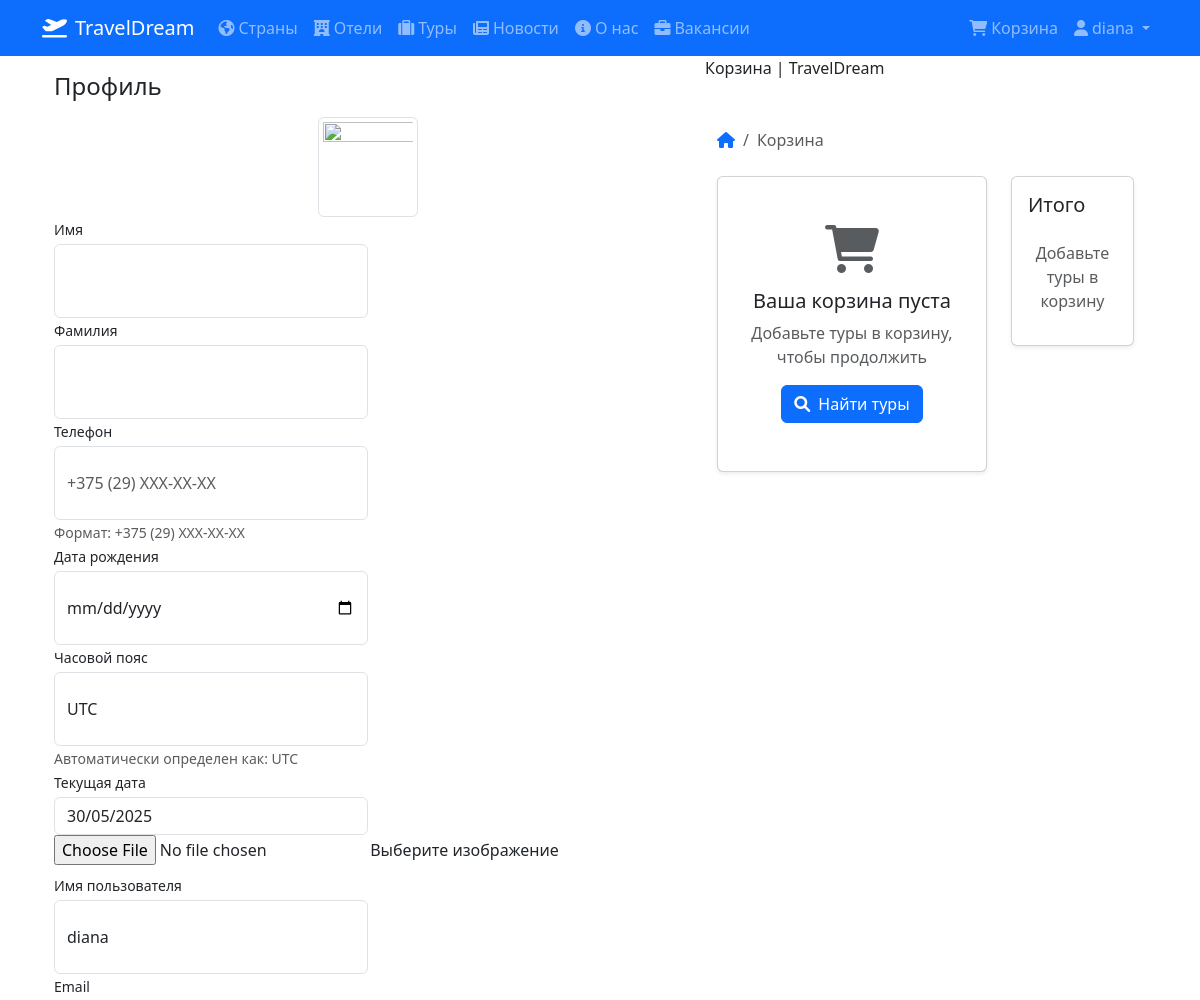
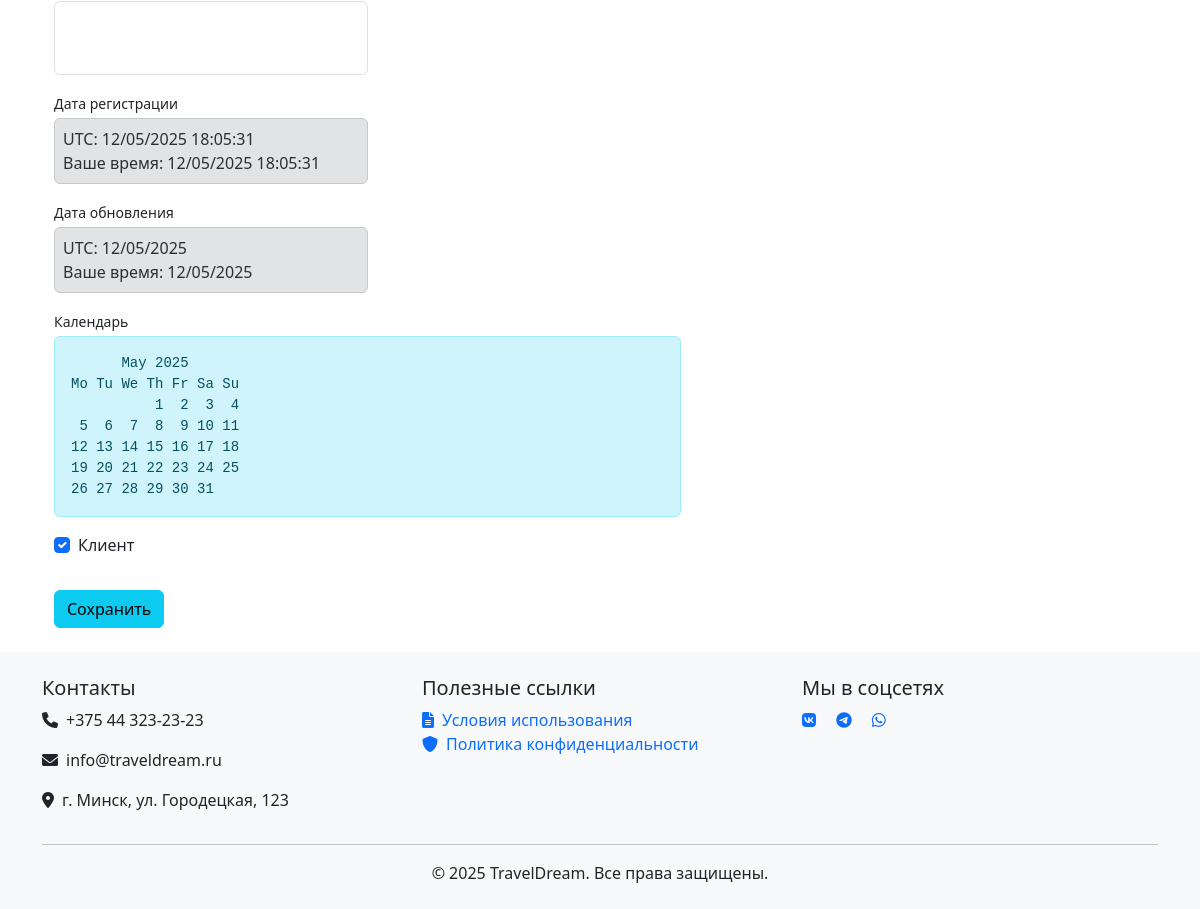
/users/profile/ (signed in), run on the app's committed database (2 pictures, top to bottom).
### users/models.py (models this page shows, shortened)
class User(AbstractUser):
    image = models.ImageField(upload_to='users_images', null=True, blank=True)
    phone_regex = RegexValidator(
        regex=r'^\+375(29|25|44|33)\d{7}$',
        message="Номер телефона должен быть в формате: '+375291234567'"
    )
    phone_number = models.CharField(
        validators=[phone_regex],
        max_length=20,
        blank=True,
        null=True,
        verbose_name='Номер телефона'
    )
    birth_date = models.DateField(
        verbose_name='Дата рождения',
        null=True,
        blank=True,
        validators=[
            MinValueValidator(
                limit_value=date(1900, 1, 1),
                message='Дата рождения не может быть раньше 1900 года'
            )
        ]
    )
    timezone = models.CharField(
        max_length=50,
        default='UTC',
        verbose_name='Часовой пояс',
        help_text='Например: Europe/Minsk или UTC'
    )
    is_client = models.BooleanField(default=True, verbose_name='Является клиентом')
    created_at = models.DateTimeField(auto_now_add=True, verbose_name='Дата создания (UTC)')
    updated_at = models.DateTimeField(auto_now=True, verbose_name='Дата обновления (UTC)')
    created_at_local = models.DateTimeField(verbose_name='Дата создания (локальное время)', null=True, blank=True)
    updated_at_local = models.DateTimeField(verbose_name='Дата обновления (локальное время)', null=True, blank=True)
    def get_current_date_for_user(self):
        user_tz = get_user_timezone(self)
        now = timezone.now().astimezone(user_tz)
        return format_date_dmy(now)
    def get_text_calendar(self):
        user_tz = get_user_timezone(self)
        now = timezone.now().astimezone(user_tz)
        return calendar.month(now.year, now.month)
    def get_local_created_at(self):
        if not self.date_joined:
            return "Не указано"
        local_dt = self.get_local_time(self.date_joined)
        return local_dt.strftime('%d/%m/%Y %H:%M:%S')  # Добавлено время
    def get_local_time(self, dt):
        if not dt:
            return None
        try:
            user_tz = pytz.timezone(self.timezone)
        except (pytz.UnknownTimeZoneError, AttributeError):
            user_tz = pytz.timezone(settings.TIME_ZONE)
        return timezone.localtime(dt, user_tz)
    def get_local_updated_at(self):
        if not self.updated_at:
            return None
        local_dt = get_local_time_for_user(self.updated_at, self)
        return format_date_dmy(local_dt)
    def get_utc_updated_at(self):
        if not self.updated_at:
            return None
        return format_date_dmy(self.updated_at)
    class Meta:
        verbose_name = 'Пользователь'
        verbose_name_plural = 'Пользователи'
        constraints = [
            models.CheckConstraint(
                check=models.Q(birth_date__lte=timezone.now().date() - timezone.timedelta(days=365*18)),
                name='age_18_plus'
            )
        ]

### users/views.py (the view)
# urls.py: path('profile/', profile, name = 'profile' ),
@login_required
def profile(request):
    if request.method == 'POST':
        form = UserProfileForm(instance=request.user, data=request.POST, files=request.FILES)
        if form.is_valid():
            form.save()
            return HttpResponseRedirect(reverse('users:profile')) #redirect чтобы после обновления пользователь остался на этой же странице
        else:
            print(form.errors)
    else:
        form = UserProfileForm(instance=request.user) #в форму передаются данные пользователя
    baskets = Basket.objects.filter(user=request.user)
    context = {'title':'Store - Каталог',
                'form':form,
                'baskets': Basket.objects.filter(user=request.user),
            }
    return render(request, 'users/profile.html', context)

### users/utils/timezone_utils.py (called while the page is built)
def get_user_timezone(user):
    try:
        return pytz.timezone(user.timezone)
    except (pytz.UnknownTimeZoneError, AttributeError):
        return timezone.get_default_timezone()

def get_local_time_for_user(dt, user):
    user_tz = get_user_timezone(user)
    if timezone.is_aware(dt):
        return timezone.localtime(dt, user_tz)
    return user_tz.localize(dt)

def format_date_dmy(dt):
    return dt.strftime('%d/%m/%Y')

### users/templates/users/profile.html (shortened to what this page needs)
{% extends 'core/base.html' %} {% load static %}  {% block content %}
<div class="container">
  <div class="row">
    <div class="col-lg-7">
      <h4 class="mt-3 mb-3">Профиль</h4>
      <div class="col-lg-12 text-center">
        <img
          width="100"
          height="100"
          src="{% if user.image %} {{ user.image.url }} {% else %} {% static 'vendor/img/users/default_avatar.jpg' %} {% endif %}"
          class="img-thumbnail"
        />
      </div>
      <form
        action="{% url 'users:profile' %}"
        method="post"
        enctype="multipart/form-data"
      >
        <div class="form-row">
          <div class="col-lg-6">
            <div class="form-group">
              <label class="small mb-1" for="{{ form.first_name.id_for_label }}"
                >Имя</label
              >
              {{ form.first_name }}
            </div>
          </div>
          <div class="col-lg-6">
            <div class="form-group">
              <label class="small mb-1" for="{{ form.last_name.id_for_label }}"
                >Фамилия</label
              >
              {{ form.last_name }}
            </div>
          </div>
        </div>
        <div class="form-row">
          <div class="col-lg-6">
            <div class="form-group">
              <label
                class="small mb-1"
                for="{{ form.phone_number.id_for_label }}"
                >Телефон</label
              >
              {{ form.phone_number }}
              <small class="form-text text-muted"
                >Формат: +375 (29) XXX-XX-XX</small
              >
            </div>
          </div>
          <div class="col-lg-6">
            <div class="form-group">
              <label class="small mb-1" for="{{ form.birth_date.id_for_label }}"
                >Дата рождения</label
              >
              {{ form.birth_date }}
            </div>
          </div>
        </div>
        <div class="form-row">
          <div class="col-lg-6">
            <div class="form-group">
              <label class="small mb-1" for="{{ form.timezone.id_for_label }}"
                >Часовой пояс</label
              >
              {{ form.timezone }}
              <small class="form-text text-muted">
                Автоматически определен как: {{ form.initial.timezone }}
              </small>
            </div>
          </div>
          <div class="col-lg-6">
            <div class="form-group">
              <label class="small mb-1">Текущая дата</label>
              <input
                type="text"
                class="form-control"
                value="{{ user.get_current_date_for_user }}"
                readonly
              />
            </div>
          </div>
        </div>
        <div class="form-row mb-2">
          <div class="col-lg-12">
            <div class="custom-file">
              {{ form.image }}
              <label
                class="custom-file-label"
                for="{{ form.image.id_for_label }}"
                >Выберите изображение</label
              >
            </div>
          </div>
        </div>
        <div class="form-row">
          <div class="col-lg-6">
            <label class="small mb-1" for="{{ form.username.id_for_label }}"
              >Имя пользователя</label
            >
            {{ form.username }}
          </div>
          <div class="col-lg-6">
            <label class="small mb-1" for="{{ form.email.id_for_label }}"
              >Email</label
            >
            {{ form.email }}
          </div>
        </div>
        <div class="form-row mt-3">
          <div class="col-lg-6">
            <div class="form-group">
              <label class="small mb-1">Дата регистрации</label>
              <div class="alert alert-secondary p-2">
                UTC: {{ user.date_joined|date:"d/m/Y H:i:s" }}<br />
                Ваше время: {{ user.get_local_created_at }}
              </div>
            </div>
          </div>
          <div class="col-lg-6">
            <div class="form-group">
              <label class="small mb-1">Дата обновления</label>
              <div class="alert alert-secondary p-2">
                UTC: {{ user.get_utc_updated_at }}<br />
                Ваше время: {{ user.get_local_updated_at }}
              </div>
            </div>
          </div>
        </div>
        <div class="form-row mt-2">
          <div class="col-lg-12">
            <label class="small mb-1">Календарь</label>
            <pre class="alert alert-info p-3">{{ user.get_text_calendar }}</pre>
          </div>
        </div>
        {% if user.is_staff %}
        <div class="form-row mt-3">
          <div class="col-lg-12">
            <div class="form-check">
              {{ form.is_client }}
              <label
                class="form-check-label"
                for="{{ form.is_client.id_for_label }}"
                >Клиент</label
              >
            </div>
          </div>
        </div>
        {% endif %}
        <div class="form-row">
          <div class="col-lg-12" style="margin-top: 33px">
            <input
              class="btn btn-info btn-block"
              type="submit"
              value="Сохранить"
            />
          </div>
        </div>
      </form>
    </div>
    <div class="col-lg-5">{% include 'core/baskets.html' %}</div>
  </div>
</div>
{% endblock %}

### core/templates/core/base.html (shortened to what this page needs)
<!DOCTYPE html>
<html lang="ru">
<head>
    <link href="https://cdn.jsdelivr.net/npm/bootstrap@5.3.0/dist/css/bootstrap.min.css" rel="stylesheet">
    <link href="https://cdnjs.cloudflare.com/ajax/libs/font-awesome/6.0.0/css/all.min.css" rel="stylesheet">
</head>
<body>
    <nav class="navbar navbar-expand-lg navbar-dark bg-primary">
        <div class="container">
            <a class="navbar-brand" href="{% url 'core:home' %}">
                <i class="fas fa-plane-departure me-2"></i>TravelDream
            </a>
            <div class="collapse navbar-collapse" id="navbarNav">
                <ul class="navbar-nav me-auto">
                    <li class="nav-item">
                        <a class="nav-link" href="{% url 'core:country_list' %}">
                            <i class="fas fa-globe-americas me-1"></i>Страны
                        </a>
                    </li>
                    <li class="nav-item">
                        <a class="nav-link" href="{% url 'core:hotel_list' %}">
                            <i class="fas fa-hotel me-1"></i>Отели
                        </a>
                    </li>
                    <li class="nav-item">
                        <a class="nav-link" href="{% url 'core:tour_list' %}">
                            <i class="fas fa-suitcase me-1"></i>Туры
                        </a>
                    </li>
                    <li class="nav-item">
                        <a class="nav-link" href="{% url 'core:news_list' %}">
                            <i class="fas fa-newspaper me-1"></i>Новости
                        </a>
                    </li>
                    <li class="nav-item">
                        <a class="nav-link" href="{% url 'core:about' %}">
                            <i class="fas fa-info-circle me-1"></i>О нас
                        </a>
                    </li>
                    <li class="nav-item">
                        <a class="nav-link" href="{% url 'core:vacancy_list' %}">
                            <i class="fas fa-briefcase me-1"></i>Вакансии
                        </a>
                    </li>
                </ul>
                <ul class="navbar-nav">
                    {% if user.is_authenticated %}
                        <li class="nav-item">
                            <a class="nav-link" href="{% url 'core:basket_detail' %}">
                                <i class="fas fa-shopping-cart me-1"></i>Корзина
                            </a>
                        </li>
                        <li class="nav-item dropdown">
                            <a class="nav-link dropdown-toggle" href="#" id="userDropdown" role="button" data-bs-toggle="dropdown">
                                <i class="fas fa-user me-1"></i>{{ user.username }}
                            </a>
                        </li>
                    {% endif %}
                </ul>
            </div>
        </div>
    </nav>
    <main class="container pb-4">
        {% block content %}{% endblock %}
    </main>
    <footer class="bg-light py-4 mt-auto">
        <div class="container">
            <div class="row">
                <div class="col-md-4">
                    <h5>Контакты</h5>
                    <p><i class="fas fa-phone me-2"></i>+375 44 323-23-23</p>
                    <p><i class="fas fa-envelope me-2"></i>info@traveldream.ru</p>
                    <p><i class="fas fa-map-marker-alt me-2"></i>г. Минск, ул. Городецкая, 123</p>
                </div>
                <div class="col-md-4">
                    <h5>Полезные ссылки</h5>
                    <ul class="list-unstyled">
                        <li>
                            <a href="{% url 'core:terms' %}" class="text-decoration-none">
                                <i class="fas fa-file-alt me-2"></i>Условия использования
                            </a>
                        </li>
                        <li>
                            <a href="{% url 'core:privacy_policy' %}" class="text-decoration-none">
                                <i class="fas fa-shield-alt me-2"></i>Политика конфиденциальности
                            </a>
                        </li>
                    </ul>
                </div>
                <div class="col-md-4">
                    <h5>Мы в соцсетях</h5>
                    <div class="social-links">
                        <a href="#" class="text-decoration-none me-3">
                            <i class="fab fa-vk"></i>
                        </a>
                        <a href="#" class="text-decoration-none me-3">
                            <i class="fab fa-telegram"></i>
                        </a>
                        <a href="#" class="text-decoration-none">
                            <i class="fab fa-whatsapp"></i>
                        </a>
                    </div>
                </div>
            </div>
            <hr>
            <div class="text-center">
                <p class="mb-0">&copy; {% now "Y" %} TravelDream. Все права защищены.</p>
            </div>
        </div>
    </footer>
</body>
</html>

### data on the page
User: username "diana", timezone "UTC", initial.timezone "UTC", get_current_date_for_user "30/05/2025", date_joined "12/05/2025 18:05:31", get_local_created_at "12/05/2025 18:05:31", get_utc_updated_at "12/05/2025", get_local_updated_at "12/05/2025", get_text_calendar "May 2025 Mo Tu We Th Fr Sa Su 1 2 3 4 5 6 7 8 9 10 11 12 13 14 15 16 17 18 19 20 21 22 23 24 25 26 27 28 29 30 31", is_client "☑"
